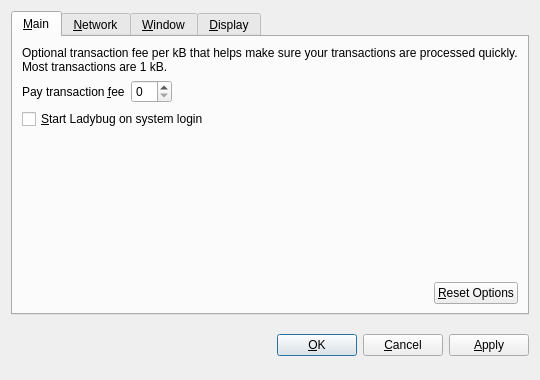
<?xml version="1.0" encoding="UTF-8"?>
<ui version="4.0">
 <class>OptionsDialog</class>
 <widget class="QDialog" name="OptionsDialog">
  <property name="geometry">
   <rect>
    <x>0</x>
    <y>0</y>
    <width>540</width>
    <height>380</height>
   </rect>
  </property>
  <property name="windowTitle">
   <string>Options</string>
  </property>
  <property name="modal">
   <bool>true</bool>
  </property>
  <layout class="QVBoxLayout" name="verticalLayout">
   <item>
    <widget class="QTabWidget" name="tabWidget">
     <property name="tabPosition">
      <enum>QTabWidget::North</enum>
     </property>
     <property name="currentIndex">
      <number>0</number>
     </property>
     <widget class="QWidget" name="tabMain">
      <attribute name="title">
       <string>&amp;Main</string>
      </attribute>
      <layout class="QVBoxLayout" name="verticalLayout_Main">
       <item>
        <widget class="QLabel" name="transactionFeeInfoLabel">
         <property name="text">
          <string>Optional transaction fee per kB that helps make sure your transactions are processed quickly. Most transactions are 1 kB.</string>
         </property>
         <property name="textFormat">
          <enum>Qt::PlainText</enum>
         </property>
         <property name="wordWrap">
          <bool>true</bool>
         </property>
        </widget>
       </item>
       <item>
        <layout class="QHBoxLayout" name="horizontalLayout_1_Main">
         <item>
          <widget class="QLabel" name="transactionFeeLabel">
           <property name="text">
            <string>Pay transaction &amp;fee</string>
           </property>
           <property name="textFormat">
            <enum>Qt::PlainText</enum>
           </property>
           <property name="buddy">
            <cstring>transactionFee</cstring>
           </property>
          </widget>
         </item>
         <item>
          <widget class="BitcoinAmountField" name="transactionFee"/>
         </item>
         <item>
          <spacer name="horizontalSpacer_1_Main">
           <property name="orientation">
            <enum>Qt::Horizontal</enum>
           </property>
           <property name="sizeHint" stdset="0">
            <size>
             <width>40</width>
             <height>20</height>
            </size>
           </property>
          </spacer>
         </item>
        </layout>
       </item>
       <item>
        <widget class="QCheckBox" name="bitcoinAtStartup">
         <property name="toolTip">
          <string>Automatically start Ladybug after logging in to the system.</string>
         </property>
         <property name="text">
          <string>&amp;Start Ladybug on system login</string>
         </property>
        </widget>
       </item>
       <item>
        <spacer name="verticalSpacer_Main">
         <property name="orientation">
          <enum>Qt::Vertical</enum>
         </property>
         <property name="sizeHint" stdset="0">
          <size>
           <width>20</width>
           <height>40</height>
          </size>
         </property>
        </spacer>
       </item>
       <item>
        <layout class="QHBoxLayout" name="horizontalLayout_2_Main">
         <item>
          <spacer name="horizontalSpacer_2_Main">
           <property name="orientation">
            <enum>Qt::Horizontal</enum>
           </property>
           <property name="sizeHint" stdset="0">
            <size>
             <width>40</width>
             <height>20</height>
            </size>
           </property>
          </spacer>
         </item>
         <item>
          <widget class="QPushButton" name="resetButton">
           <property name="toolTip">
            <string>Reset all client options to default.</string>
           </property>
           <property name="text">
            <string>&amp;Reset Options</string>
           </property>
           <property name="autoDefault">
            <bool>false</bool>
           </property>
          </widget>
         </item>
        </layout>
       </item>
      </layout>
     </widget>
     <widget class="QWidget" name="tabNetwork">
      <attribute name="title">
       <string>&amp;Network</string>
      </attribute>
      <layout class="QVBoxLayout" name="verticalLayout_Network">
       <item>
        <widget class="QCheckBox" name="mapPortUpnp">
         <property name="toolTip">
          <string>Automatically open the Ladybug client port on the router. This only works when your router supports UPnP and it is enabled.</string>
         </property>
         <property name="text">
          <string>Map port using &amp;UPnP</string>
         </property>
        </widget>
       </item>
       <item>
        <widget class="QCheckBox" name="connectSocks">
         <property name="toolTip">
          <string>Connect to the Ladybug network through a SOCKS proxy (e.g. when connecting through Tor).</string>
         </property>
         <property name="text">
          <string>&amp;Connect through SOCKS proxy:</string>
         </property>
        </widget>
       </item>
       <item>
        <layout class="QHBoxLayout" name="horizontalLayout_Network">
         <item>
          <widget class="QLabel" name="proxyIpLabel">
           <property name="text">
            <string>Proxy &amp;IP:</string>
           </property>
           <property name="textFormat">
            <enum>Qt::PlainText</enum>
           </property>
           <property name="buddy">
            <cstring>proxyIp</cstring>
           </property>
          </widget>
         </item>
         <item>
          <widget class="QValidatedLineEdit" name="proxyIp">
           <property name="maximumSize">
            <size>
             <width>140</width>
             <height>16777215</height>
            </size>
           </property>
           <property name="toolTip">
            <string>IP address of the proxy (e.g. 127.0.0.1)</string>
           </property>
          </widget>
         </item>
         <item>
          <widget class="QLabel" name="proxyPortLabel">
           <property name="text">
            <string>&amp;Port:</string>
           </property>
           <property name="textFormat">
            <enum>Qt::PlainText</enum>
           </property>
           <property name="buddy">
            <cstring>proxyPort</cstring>
           </property>
          </widget>
         </item>
         <item>
          <widget class="QLineEdit" name="proxyPort">
           <property name="maximumSize">
            <size>
             <width>55</width>
             <height>16777215</height>
            </size>
           </property>
           <property name="toolTip">
            <string>Port of the proxy (e.g. 9050)</string>
           </property>
          </widget>
         </item>
         <item>
          <widget class="QLabel" name="socksVersionLabel">
           <property name="text">
            <string>SOCKS &amp;Version:</string>
           </property>
           <property name="textFormat">
            <enum>Qt::PlainText</enum>
           </property>
           <property name="buddy">
            <cstring>socksVersion</cstring>
           </property>
          </widget>
         </item>
         <item>
          <widget class="QValueComboBox" name="socksVersion">
           <property name="toolTip">
            <string>SOCKS version of the proxy (e.g. 5)</string>
           </property>
          </widget>
         </item>
         <item>
          <spacer name="horizontalSpacer_Network">
           <property name="orientation">
            <enum>Qt::Horizontal</enum>
           </property>
           <property name="sizeHint" stdset="0">
            <size>
             <width>40</width>
             <height>20</height>
            </size>
           </property>
          </spacer>
         </item>
        </layout>
       </item>
       <item>
        <spacer name="verticalSpacer_Network">
         <property name="orientation">
          <enum>Qt::Vertical</enum>
         </property>
         <property name="sizeHint" stdset="0">
          <size>
           <width>20</width>
           <height>40</height>
          </size>
         </property>
        </spacer>
       </item>
      </layout>
     </widget>
     <widget class="QWidget" name="tabWindow">
      <attribute name="title">
       <string>&amp;Window</string>
      </attribute>
      <layout class="QVBoxLayout" name="verticalLayout_Window">
       <item>
        <widget class="QCheckBox" name="minimizeToTray">
         <property name="toolTip">
          <string>Show only a tray icon after minimizing the window.</string>
         </property>
         <property name="text">
          <string>&amp;Minimize to the tray instead of the taskbar</string>
         </property>
        </widget>
       </item>
       <item>
        <widget class="QCheckBox" name="minimizeOnClose">
         <property name="toolTip">
          <string>Minimize instead of exit the application when the window is closed. When this option is enabled, the application will be closed only after selecting Quit in the menu.</string>
         </property>
         <property name="text">
          <string>M&amp;inimize on close</string>
         </property>
        </widget>
       </item>
       <item>
        <spacer name="verticalSpacer_Window">
         <property name="orientation">
          <enum>Qt::Vertical</enum>
         </property>
         <property name="sizeHint" stdset="0">
          <size>
           <width>20</width>
           <height>40</height>
          </size>
         </property>
        </spacer>
       </item>
      </layout>
     </widget>
     <widget class="QWidget" name="tabDisplay">
      <attribute name="title">
       <string>&amp;Display</string>
      </attribute>
      <layout class="QVBoxLayout" name="verticalLayout_Display">
       <item>
        <layout class="QHBoxLayout" name="horizontalLayout_1_Display">
         <item>
          <widget class="QLabel" name="langLabel">
           <property name="text">
            <string>User Interface &amp;language:</string>
           </property>
           <property name="textFormat">
            <enum>Qt::PlainText</enum>
           </property>
           <property name="buddy">
            <cstring>lang</cstring>
           </property>
          </widget>
         </item>
         <item>
          <widget class="QValueComboBox" name="lang">
           <property name="toolTip">
            <string>The user interface language can be set here. This setting will take effect after restarting Ladybug.</string>
           </property>
          </widget>
         </item>
        </layout>
       </item>
       <item>
        <layout class="QHBoxLayout" name="horizontalLayout_2_Display">
         <item>
          <widget class="QLabel" name="unitLabel">
           <property name="text">
            <string>&amp;Unit to show amounts in:</string>
           </property>
           <property name="textFormat">
            <enum>Qt::PlainText</enum>
           </property>
           <property name="buddy">
            <cstring>unit</cstring>
           </property>
          </widget>
         </item>
         <item>
          <widget class="QValueComboBox" name="unit">
           <property name="toolTip">
            <string>Choose the default subdivision unit to show in the interface and when sending coins.</string>
           </property>
          </widget>
         </item>
        </layout>
       </item>
       <item>
        <widget class="QCheckBox" name="displayAddresses">
         <property name="toolTip">
          <string>Whether to show Ladybug addresses in the transaction list or not.</string>
         </property>
         <property name="text">
          <string>&amp;Display addresses in transaction list</string>
         </property>
        </widget>
       </item>
       <item>
        <spacer name="verticalSpacer_Display">
         <property name="orientation">
          <enum>Qt::Vertical</enum>
         </property>
         <property name="sizeHint" stdset="0">
          <size>
           <width>20</width>
           <height>40</height>
          </size>
         </property>
        </spacer>
       </item>
      </layout>
     </widget>
    </widget>
   </item>
   <item>
    <layout class="QHBoxLayout" name="horizontalLayout_Buttons">
     <item>
      <spacer name="horizontalSpacer_1">
       <property name="orientation">
        <enum>Qt::Horizontal</enum>
       </property>
       <property name="sizeHint" stdset="0">
        <size>
         <width>40</width>
         <height>48</height>
        </size>
       </property>
      </spacer>
     </item>
     <item>
      <widget class="QLabel" name="statusLabel">
       <property name="font">
        <font>
         <weight>75</weight>
         <bold>true</bold>
        </font>
       </property>
       <property name="text">
        <string/>
       </property>
       <property name="textFormat">
        <enum>Qt::PlainText</enum>
       </property>
       <property name="wordWrap">
        <bool>true</bool>
       </property>
      </widget>
     </item>
     <item>
      <spacer name="horizontalSpacer_2">
       <property name="orientation">
        <enum>Qt::Horizontal</enum>
       </property>
       <property name="sizeHint" stdset="0">
        <size>
         <width>40</width>
         <height>48</height>
        </size>
       </property>
      </spacer>
     </item>
     <item>
      <widget class="QPushButton" name="okButton">
       <property name="text">
        <string>&amp;OK</string>
       </property>
      </widget>
     </item>
     <item>
      <widget class="QPushButton" name="cancelButton">
       <property name="text">
        <string>&amp;Cancel</string>
       </property>
       <property name="autoDefault">
        <bool>false</bool>
       </property>
      </widget>
     </item>
     <item>
      <widget class="QPushButton" name="applyButton">
       <property name="text">
        <string>&amp;Apply</string>
       </property>
       <property name="autoDefault">
        <bool>false</bool>
       </property>
      </widget>
     </item>
    </layout>
   </item>
  </layout>
 </widget>
 <customwidgets>
  <customwidget>
   <class>BitcoinAmountField</class>
   <extends>QSpinBox</extends>
   <header>bitcoinamountfield.h</header>
  </customwidget>
  <customwidget>
   <class>QValueComboBox</class>
   <extends>QComboBox</extends>
   <header>qvaluecombobox.h</header>
  </customwidget>
  <customwidget>
   <class>QValidatedLineEdit</class>
   <extends>QLineEdit</extends>
   <header>qvalidatedlineedit.h</header>
  </customwidget>
 </customwidgets>
 <resources/>
 <connections/>
</ui>
